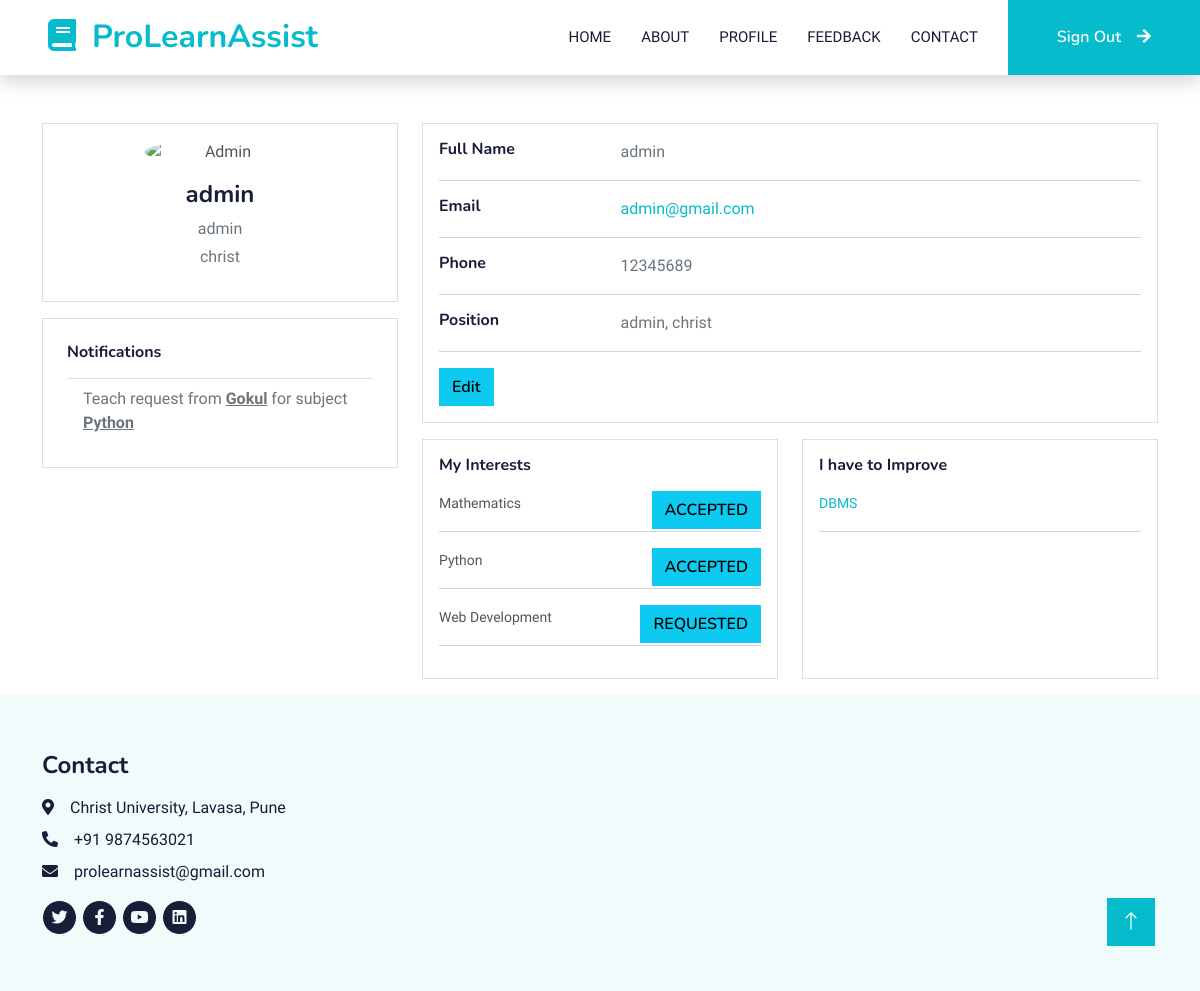
/userprofile (signed in), run on the app's committed database.
### user/models.py (models this page shows, shortened)
class user_details(models.Model):
    user=models.ForeignKey(User,on_delete=models.CASCADE,default=0)
    Phone=models.BigIntegerField(null=True)
    Qualification=models.CharField(max_length=100,null=False)
    Interest=models.CharField(max_length=100,null=False)
    CurrentStatus=models.CharField(max_length=100,null=True)
    Institution=models.CharField(max_length=100,null=False)

class teching(models.Model):
    teach_by=models.ForeignKey(User,related_name='teachingBy',on_delete=models.CASCADE, default=0)
    teach_to=models.ForeignKey(User,related_name='teachingTo',on_delete=models.CASCADE, default=0)
    sub = models.CharField(null=False,max_length=225,default=0)
    teach_status=models.IntegerField(default=0)

class interests(models.Model):
    user=models.ForeignKey(User,on_delete=models.CASCADE, default=0)
    Subject=models.CharField(max_length=100,null=False)
    Teaching_status = models.IntegerField(default=0)

class improvements(models.Model):
    user=models.ForeignKey(User,on_delete=models.CASCADE, default=0)
    Subject=models.CharField(max_length=100,null=False)
    Learning=models.CharField(max_length=100,null=False)

### user/views.py (the view)
# urls.py: path('userprofile',views.user_profile,name='userprofile'),
def user_profile(request):
    data = user_details.objects.filter(user_id = request.user)
    interest=interests.objects.filter(user_id = request.user)
    improvement=improvements.objects.filter(user_id = request.user)
    noti = teching.objects.filter(teach_by=request.user,teach_status=0)
    return render(request,"user/main/userprofile.html",{'data':data,'interest':interest,'improvement':improvement,'noti':noti})

### templates/user/main/userprofile.html (shortened to what this page needs)
{% extends 'user/base.html'%}
{% block content%}
    <div class="container">
        <div class="main-body mt-5">
            <div class="row gutters-sm">
                <div class="col-md-4 mb-3">
                    <div class="card">
                        <div class="card-body">
                            <div class="d-flex flex-column align-items-center text-center">
                                <img src="https://bootdey.com/img/Content/avatar/avatar7.png" alt="Admin"
                                    class="rounded-circle" width="150">
                                <div class="mt-3">
                                    <h4>{{request.user.username}}</h4>
                                    {% for i in data %}
                                    <p class="text-secondary mb-1">{{i.CurrentStatus}}</p>
                                    <p class="text-muted font-size-sm">{{i.Institution}}</p>
                                    {% endfor %}
                                </div>
                            </div>
                        </div>
                    </div>
                    <div class="card mt-3 p-4">
                        <h6 class="d-flex align-items-center mb-3 text-center">Notifications</h6>
                        <ul class="list-group list-group-flush">
                            {% for i in noti %}
                            <li class="list-group-item d-flex justify-content-between align-items-center flex-wrap">
                                <span class="text-secondary">Teach request from <u><b>{{i.teach_to}}</b></u> for subject <u><b>{{ i.sub }}</b></u></span>
                            </li>
                            {% endfor %}
                        </ul>
                    </div>
                </div>
                <div class="col-md-8">
                    <div class="card mb-3">
                        <div class="card-body">
                            <div class="row">
                                <div class="col-sm-3">
                                    <h6 class="mb-0">Full Name</h6>
                                </div>
                                <div class="col-sm-9 text-secondary">
                                    {{request.user.username}}
                                </div>
                            </div>
                            <hr>
                            <div class="row">
                                <div class="col-sm-3">
                                    <h6 class="mb-0">Email</h6>
                                </div>
                                <div class="col-sm-9 text-secondary">
                                    <a href="/cdn-cgi/l/email-protection">{{request.user.email}}</a>
                                </div>
                            </div>
                            <hr>
                            <div class="row">
                                <div class="col-sm-3">
                                    <h6 class="mb-0">Phone</h6>
                                </div>
                                {% for i in data %}
                                <div class="col-sm-9 text-secondary">
                                    {{i.Phone}}
                                </div>
                            </div>
                            <hr>
                            <div class="row">
                                <div class="col-sm-3">
                                    <h6 class="mb-0">Position</h6>
                                </div>
                                <div class="col-sm-9 text-secondary">
                                    {{i.CurrentStatus}}, {{i.Institution}}
                                </div>
                            </div>
                            {% endfor %}
                            <hr>
                            <div class="row">
                                <div class="col-sm-12">
                                    <a class="btn btn-info " target="__blank"
                                        href="{%url 'useredit'%}">Edit</a>
                                </div>
                            </div>
                        </div>
                    </div>
                    <div class="row gutters-sm">
                        <div class="col-sm-6 mb-3">
                            <div class="card h-100">
                                <div class="card-body">
                                    <h6 class="d-flex align-items-center mb-3">My Interests</h6>
                                    {% for i in interest %}
                                    <small>{{i.Subject}}</small>
                                    {% if i.Teaching_status == 0 %}
                                    <a class="btn btn-info float-end "
                                        href="{% url 'teach_noti' id=i.id %}">TEACH</a>
                                        {% elif i.Teaching_status == 1 %}
                                        <a class="btn btn-info float-end "
                                        href="#">REQUESTED</a>
                                        {% elif i.Teaching_status == 2 %}
                                        <a class="btn btn-info float-end "
                                        href="#">ACCEPTED</a>
                                        {% endif %}
                                    <hr>
                                    {% endfor %}
                                </div>
                            </div>
                        </div>
                        <div class="col-sm-6 mb-3">
                            <div class="card h-100">
                                <div class="align card-body">
                                    <h6 class="d-flex align-items-center mb-3">I have to Improve</h6>
                                    {% for k in improvement %}
                                            <a href="{% url 'lists' sub=k.Learning %}"><small>{{k.Learning}}</small></a><hr>
                                    {% endfor %}
                                </div>
                            </div>
                        </div>
                    </div>
                </div>
            </div>
        </div>
    </div>
    {% endblock content%}

### static/user/css/style.css (style rules this page uses)
:root { --primary: #06BBCC; --light: #F0FBFC; --dark: #181d38; }
.btn { font-family: 'Nunito', sans-serif; font-weight: 600; transition: .5s; }

### data on the page
user_details: CurrentStatus "admin", Institution "christ", Phone "12345689"
teching: teach_to "Gokul", sub "Python"
interests: Subject "Mathematics", Teaching_status "ACCEPTED"
interests: Subject "Python", Teaching_status "ACCEPTED"
interests: Subject "Web Development", Teaching_status "REQUESTED"
improvements: Learning "DBMS"

### other printed values
{{ request.user.username }} "admin"
{{ request.user.email }} "admin@gmail.com"
